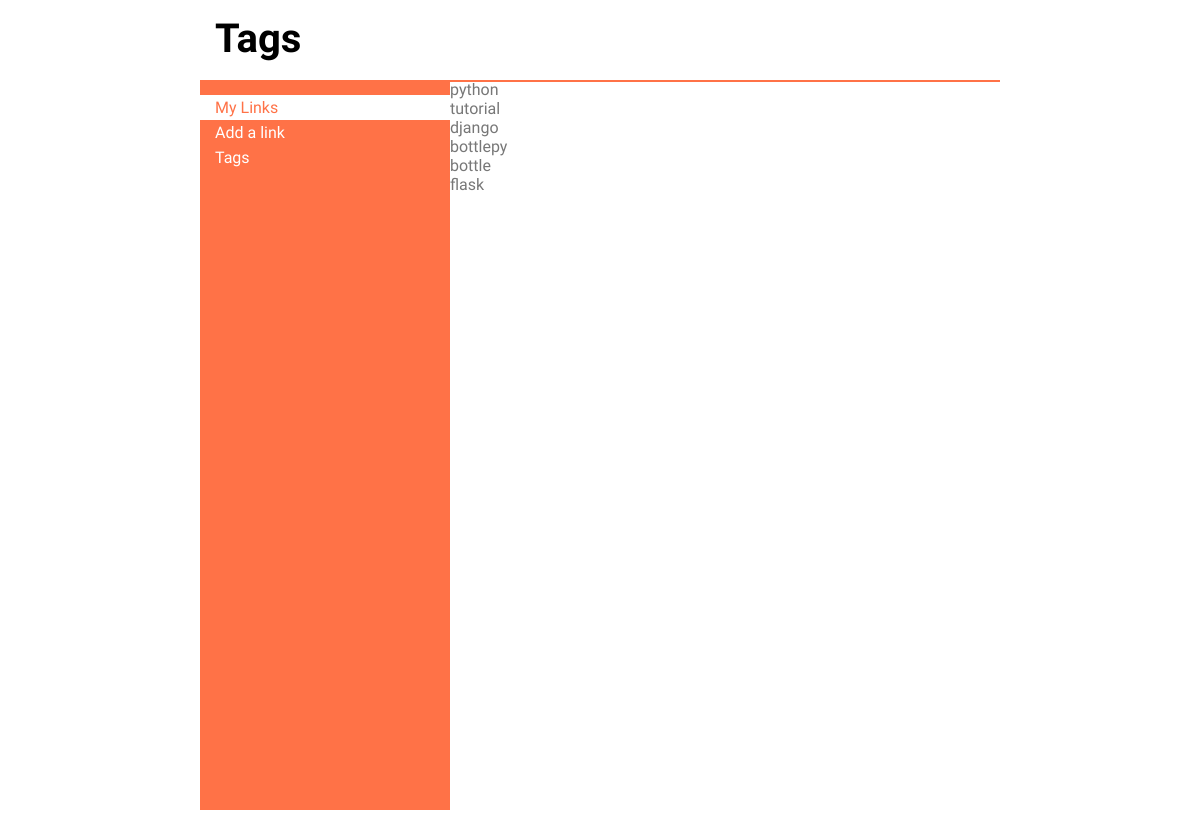
Before: /bookmarks/tags/ with the older database file.
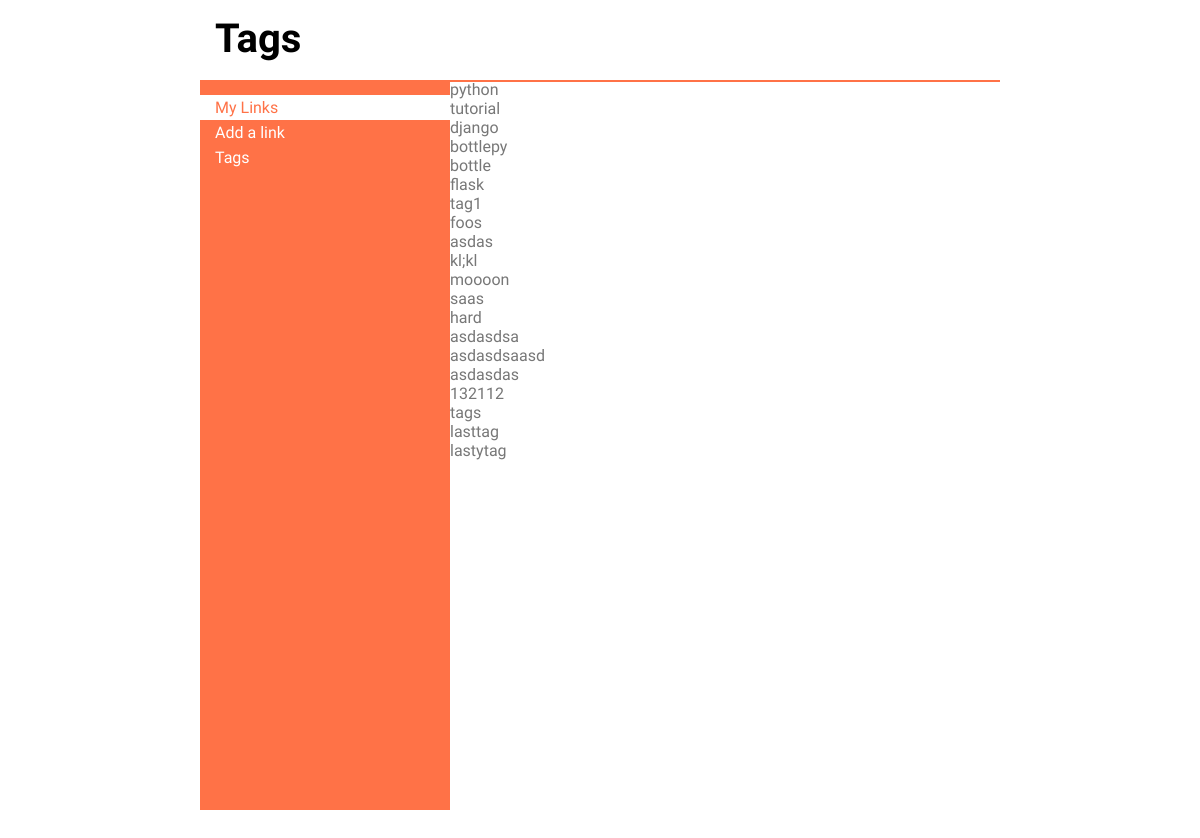
After: the same page with the newer database file.
### main/models.py (models this page shows, shortened)
class Tag(models.Model):
    name=models.CharField(max_length=128,unique=True)

### main/views.py (the view)
# urls.py: url(r'^tags/(?P<tag_name>\w+)/$',views.tag,name='tag'),
def tags(request):
    context = RequestContext(request)
    tags = Tag.objects.all()
    return render_to_response('main/tags.html', {'tags': tags}, context)

### templates/main/tags.html (shortened to what this page needs)
{% load static %}
<!DOCTYPE html>
<html>
    <head>
        <link rel="stylesheet" href="{% static 'css/style.css' %}" media="all" />
    </head>
    <body>
        <div id="wrapper">
            <header>
                <h1>Tags</h1>
            </header>
            <div id="main">
                <div id="sidebar">
                    <ul>
                        <li class="active" id="home">
                            <a href="/bookmarks">My Links</a>
                        </li>
                        <li><a href="javascript:;" id="addLink">Add a link</a></li>
                        <li><a href="/bookmarks/tags">Tags</a></li>
                    </ul>
                </div><div id="content">
		    {% for tag in tags %}
                        <p class="tags">
                            <a href="/bookmarks/tags/{{ tag.name}}/">{{ tag.name }}</a>
                        </p>
		    {% endfor %}
                </div>
            </div>
        </div>
    </body>
</html>

### static/css/style.css (style rules this page uses)
body, header, footer, h1, h2, h3, h4, a, table, tr, td, th, tbody, thead, div, ul, li, dl, dd, dt, p { border: 0; padding: 0; margin: 0; vertical-align: baseline; }
body,html { height: 100%; width: 100%; font-family: 'Amarante','Frijole', Arial, serif; position: absolute; }
a { text-decoration: none; color: #fff; }
h1 { font-size: 2.5em; }
li { list-style: none outside none; display: block; width: 235px; padding: 3px 0 3px 15px; }
li.active { background: #fff; }
li.active a { color: #ff7247; }
#wrapper { min-height: 100%; height: 100%; width: 800px; position: relative; margin: 0 auto; }
header { height: 80px; width: 800px; position: fixed; background: #fff; z-index: 2; top: 0; border-bottom: 2px solid #ff7247; }
header h1 { padding: 15px; }
#main { height: 100%; position: relative; margin-top: 80px; }
#sidebar { position: fixed; display: inline-block; width: 250px; vertical-align: top; background: #ff7247; padding: 15px 0; height: 700px; }
#content { display: inline-block; width: 550px; vertical-align: top; height: 700px; overflow-y: scroll; margin-left: 250px; }
#content a { color: #ff7247; }
#content .tags a { color: #777; }

Changed rows visible on the page:
added Tag: name "tag1"
added Tag: name "foos"
added Tag: name "asdas"
added Tag: name "kl;kl"
added Tag: name "moooon"
added Tag: name "saas"
added Tag: name "hard"
added Tag: name "asdasdsa"
added Tag: name "asdasdsaasd"
added Tag: name "asdasdas"
added Tag: name "132112"
added Tag: name "tags"
added Tag: name "lasttag"
added Tag: name "lastytag"
